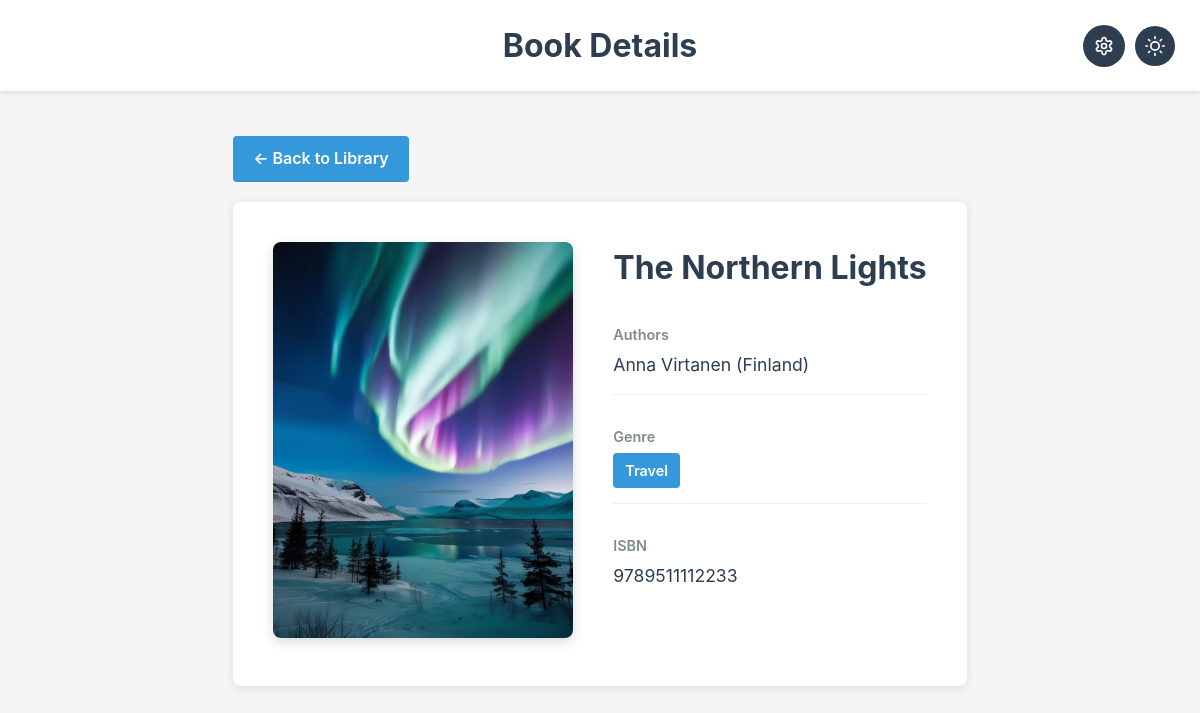
The page /books/28/ on the database its author committed.
### bookprocess/models.py (models this page shows, shortened)
class Book(models.Model):
    title = models.CharField(max_length=300) #: Title of the book.
    authors = models.ManyToManyField(Author, through='BookAuthor', related_name='books') #:  Authors related to the book. Uses :class:`BookAuthor` as a through model to preserve order.
    genre = models.ForeignKey(Genre, on_delete=models.PROTECT, default=0) #: Genre foreign key.
    cover = models.ImageField(upload_to='covers/', null=True, blank=True) #:  Optional cover image stored under ``covers/``.
    adapted = models.BooleanField(default=False) #: True if the book was adapted to film.
    film_title = models.CharField(max_length=300, null=True, blank=True) #: Title of the film adaptation when available.
    isbn = models.CharField(
        max_length=13,
        unique=True,
        editable=False,
        validators=[isbn_validator],
        help_text="ISBN-13: 13 digits, generated automatically.",
    ) #: Unique, non-editable ISBN generated for the book.
    class Meta:
        ordering = ['title'] #: Default ordering for books (by title).

class BookAuthor(models.Model):
    book = models.ForeignKey(Book, on_delete=models.CASCADE) #: ForeignKey to the related book.
    author = models.ForeignKey(Author, on_delete=models.PROTECT) #: ForeignKey to the related author.
    order = models.PositiveIntegerField(default=1) #: Position of the author in the book's author list.
    class Meta:
        ordering = ['order'] #: Ensures BookAuthor rows are ordered by the ``order`` field
        constraints = [
            models.UniqueConstraint(fields=['book', 'author'], name='unique_book_author')
        ] #: Enforces a uniqueness constraint across (book, author).

class Author(models.Model):
    first_name = models.CharField(max_length=100) #: Given name of the author.
    last_name = models.CharField(max_length=100) #: Family name of the author.
    nationality = models.ForeignKey(Nationality, on_delete=models.PROTECT, default=0) #: Foreign key to the author's nationality.
    def name(self):
        """Return the author's full name as "First Last".

        Returns
        -------
        str
            Full name composed from ``first_name`` and ``last_name``.
        """
        return f"{self.first_name} {self.last_name}"
    class Meta:
        ordering = ['last_name', 'first_name'] #: Default ordering used when querying authors in the admin.
        constraints = [
            models.UniqueConstraint(fields=['first_name', 'last_name', 'nationality'], name='unique_author')
        ] #: Constraints applicable.

class Nationality(models.Model):
    name = models.CharField(max_length=100, unique=True) #: Human-readable name of the nationality (unique).
    code = models.CharField(max_length=3, unique=True) #: ISO-like short code for the nationality (unique, max length 3).
    class Meta:
        verbose_name_plural = "Nationalities" #: admin-friendly plural name.
        ordering = ['name'] #: Default ordering used by querysets and the admin changelist

class Genre(models.Model):
    name = models.CharField(max_length=100, unique=True) #: Name of the genre (unique).
    class Meta:
        ordering = ['name'] #: Default ordering for querysets (by genre name).

### bookprocess/views.py (the view)
# urls.py: path('books/<int:book_id>/', views.book_detail_view, name='book-detail'),
def book_detail_view(request, book_id):
    book = get_object_or_404(
        Book.objects.prefetch_related('bookauthor_set__author__nationality', 'genre'),
        id=book_id
    )
    context = {
        'book': book,
    }
    return render(request, 'books/book_detail.html', context)

### bookprocess/templates/books/book_detail.html (shortened to what this page needs)
{% load static %}
<!DOCTYPE html>
<html lang="en">
<head>
</head>
<body>
    <header>
        <h1>Book Details</h1>
        <div class="header-buttons">
            <a href="{% url 'admin:index' %}" class="admin-button" title="Admin Panel">
            </a>
            <button class="dark-toggle" id="themeToggle" title="Toggle Dark Mode">
            </button>
        </div>
    </header>
    <div class="container">
        <a href="{% url 'books-list' %}" class="back-button">← Back to Library</a>
        <div class="book-detail">
            <div class="book-content">
                <div>
                    {% if book.cover %}
                    <img src="{{ book.cover.url }}" alt="{{ book.title }}" class="book-cover-large">
                    {% else %}
                    <div class="no-cover">No Cover Available</div>
                    {% endif %}
                </div>
                <div class="book-details">
                    <h2>{{ book.title }}</h2>
                    <div class="detail-row">
                        <div class="detail-label">Authors</div>
                        <div class="detail-value">
                            {% for ba in book.bookauthor_set.all %}
                                {{ ba.author.first_name }} {{ ba.author.last_name }}
                                {% if ba.author.nationality %}
                                    ({{ ba.author.nationality.name }})
                                {% endif %}
                            {% empty %}
                                Unknown
                            {% endfor %}
                        </div>
                    </div>
                    {% if book.genre %}
                    <div class="detail-row">
                        <div class="detail-label">Genre</div>
                        <div class="detail-value">
                            <span class="badge badge-genre">{{ book.genre.name }}</span>
                        </div>
                    </div>
                    {% endif %}
                    {% if book.isbn %}
                    <div class="detail-row">
                        <div class="detail-label">ISBN</div>
                        <div class="detail-value">{{ book.isbn }}</div>
                    </div>
                    {% endif %}
                </div>
            </div>
        </div>
    </div>
</body>
</html>

### bookprocess/templates/books/book_detail.html (style rules this page uses)
* { margin: 0; padding: 0; box-sizing: border-box; }
body { font-family: -apple-system, BlinkMacSystemFont, 'Segoe UI', Roboto, Oxygen, Ubuntu, Cantarell, sans-serif; background: #f5f5f5; color: #333; line-height: 1.6; display: flex; flex-direction: column; min-height: 100vh; transition: background 0.3s, color 0.3s; }
header { background: white; padding: 20px 0; box-shadow: 0 2px 4px rgba(0,0,0,0.1); margin-bottom: 25px; position: relative; transition: background 0.3s; }
h1 { text-align: center; color: #2c3e50; font-size: 2rem; position: relative; transition: color 0.3s; }
.header-buttons { position: absolute; right: 25px; top: 50%; transform: translateY(-50%); display: flex; gap: 10px; align-items: center; }
.admin-button { display: flex; align-items: center; justify-content: center; width: 42px; height: 42px; background: #2c3e50; color: white; border-radius: 50%; text-decoration: none; transition: all 0.3s; }
.admin-button svg { width: 20px; height: 20px; stroke: white; }
.dark-toggle { background: #2c3e50; color: white; border: none; border-radius: 50%; width: 40px; height: 40px; cursor: pointer; display: flex; align-items: center; justify-content: center; transition: background 0.3s, transform 0.3s; }
.theme-icon-when-light, .theme-icon-when-dark { display: none; width: 20px; height: 20px; }
body:not(.dark-mode) .theme-icon-when-light { display: block; }
.dark-toggle svg { stroke: white; }
.container { max-width: 1000px; margin: 0 auto; padding: 20px; }
.back-button { display: inline-block; margin-bottom: 20px; padding: 10px 20px; background: #3498db; color: white; text-decoration: none; border-radius: 4px; font-weight: 600; transition: background 0.3s; }
.book-detail { background: white; border-radius: 8px; padding: 40px; box-shadow: 0 2px 8px rgba(0,0,0,0.1); transition: background 0.3s, color 0.3s; }
.book-content { display: grid; grid-template-columns: 300px 1fr; gap: 40px; }
.book-cover-large { width: 100%; border-radius: 8px; box-shadow: 0 4px 12px rgba(0,0,0,0.15); }
.book-details h2 { font-size: 2rem; color: #2c3e50; margin-bottom: 15px; transition: color 0.3s; }
.detail-row { margin: 15px 0; padding: 15px 0; border-bottom: 1px solid #ecf0f1; transition: border-color 0.3s; }
.detail-row:last-child { border-bottom: none; }
.detail-label { font-weight: 600; color: #7f8c8d; margin-bottom: 5px; font-size: 0.9rem; transition: color 0.3s; }
.detail-value { font-size: 1.1rem; color: #2c3e50; transition: color 0.3s; }
.badge { display: inline-block; padding: 6px 12px; border-radius: 4px; font-size: 0.9rem; font-weight: 600; margin-right: 10px; }
.badge-genre { background: #3498db; color: white; }

### rows shown on the page
Book: cover (picture), title "The Northern Lights", genre.name "Travel", isbn "9789511112233"
BookAuthor: author.first_name "Anna", author.last_name "Virtanen", author.nationality.name "Finland"
